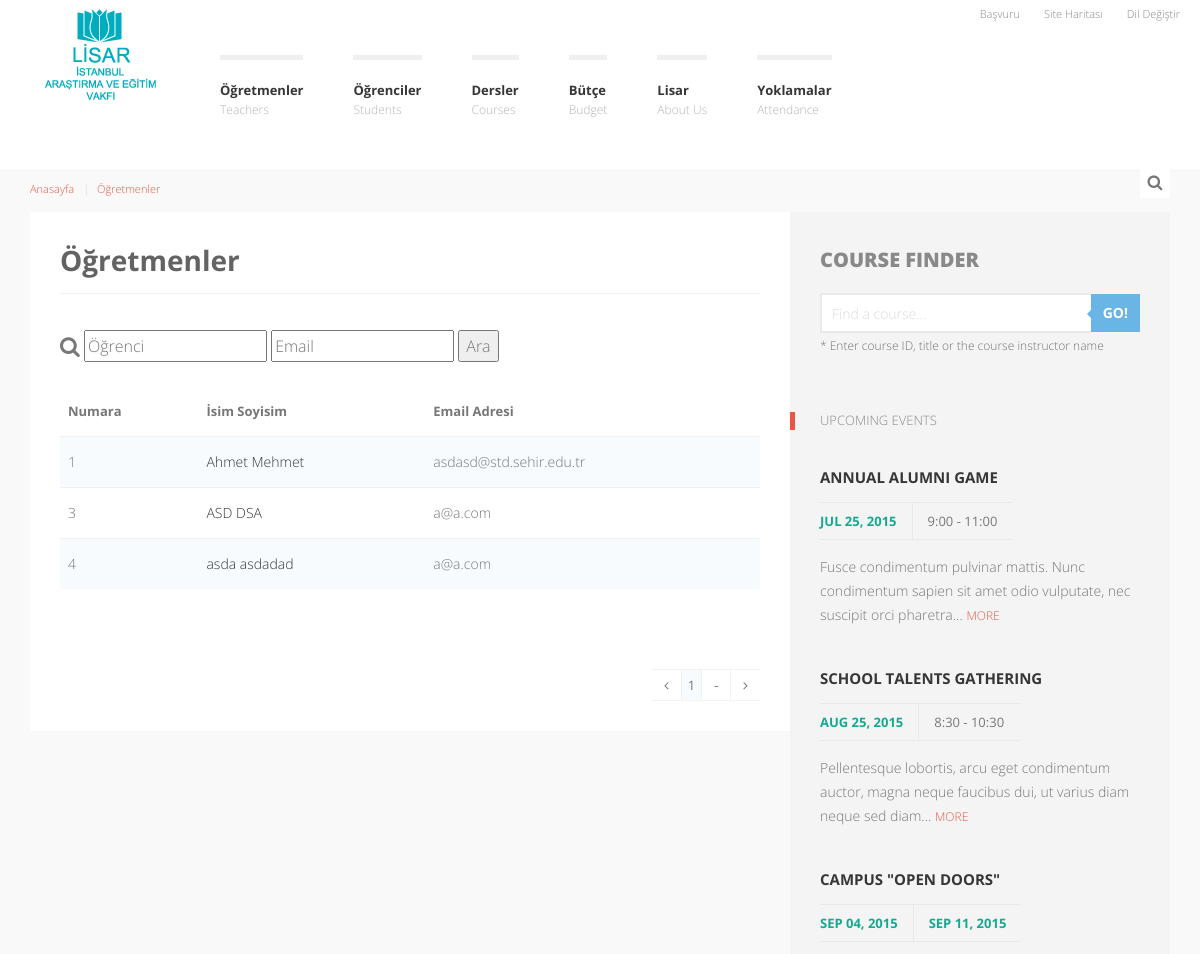
The page /teachers/ (upper part) on the database as committed earlier.
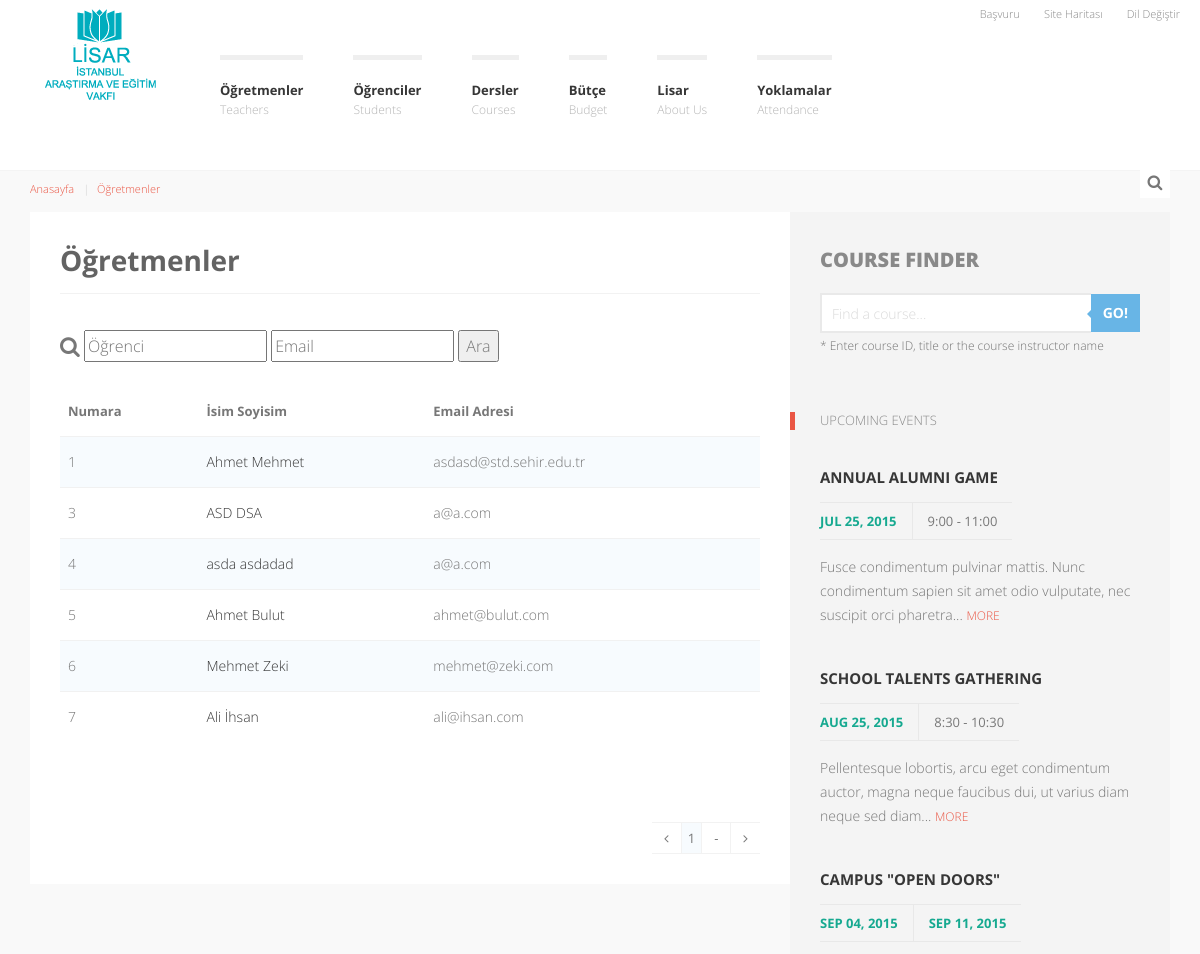
The same page on the database as committed later.
### baseApp/models.py (models this page shows, shortened)
class Teacher(models.Model):
    firstName = models.CharField(max_length=300, blank=True, null=True, verbose_name="İsim")
    lastName = models.CharField(max_length=300, blank=True, null=True, verbose_name="Soyisim")
    fullName =  models.CharField(max_length=300, blank=True, null=True)
    phoneRegex = RegexValidator(regex=r'^\+?1?\d{12}$',\
        message="Phone number must be entered in the format: '+999999999'. 12 digits allowed.")
    phoneNumber = models.CharField(validators=[phoneRegex], blank=True, max_length=13, verbose_name="Telefon")
    mailAddress = models.EmailField(blank=True, null=True, verbose_name="Email Adresi")
    school = models.ForeignKey(School, related_name="teachers", blank=True, null=True, verbose_name="Okul")
    department = models.CharField(max_length=300, choices = (('bilgisayar mühendisliği', 'Bilgisayar Mühendisliği'),\
                                                             ('kimya', 'Kimya')),\
        blank=True, null=True, verbose_name="Bölüm")
    status = models.CharField(max_length=30, choices = (('lisans', 'Lisans'), ('yüksek lisans', 'Yüksek Lisans'),
        ('doktora', 'Doktora')), blank=True, null=True, verbose_name="Statü")
    IBANRegex = RegexValidator(regex=r'^\w{2}\d{24}$',\
        message="IBAN must be entered in the format: 'TR999999999999999999999999'. 24 digits allowed.")
    IBAN = models.CharField(validators=[IBANRegex], max_length=26, blank=True, null=True, verbose_name="IBAN")
    profilePhoto = models.ImageField(upload_to='img/', blank=True, verbose_name="Fotoğraf")

### baseApp/views.py (the view)
# urls.py: url(r'^teachers/$', views.teachers, name='teachers'),
def teachers(request):
        if request.method == 'POST':
            fullName = request.POST['fullName']
            mailAdress = request.POST['mailAdress']
            teacherList = Teacher.objects.filter(fullName__contains=fullName,\
                                                 mailAddress__contains=mailAdress)
            paginator = Paginator(teacherList, 15)
            page = request.GET.get('page')
            try:
                teachers = paginator.page(page)
            except PageNotAnInteger:
                teachers = paginator.page(1)
            except EmptyPage:
                teachers = paginator.page(paginator.num_pages)
            context = {'teachers': teachers}
            return render(request,'teachers.html', context)
        else:
            teacherList = Teacher.objects.all()
            paginator = Paginator(teacherList, 15)
            page = request.GET.get('page')
            try:
                teachers = paginator.page(page)
            except PageNotAnInteger:
                teachers = paginator.page(1)
            except EmptyPage:
                teachers = paginator.page(paginator.num_pages)
            context = {'teachers': teachers}
            return render(request,'teachers.html', context)

### baseApp/templates/teachers.html (shortened to what the changed rows need)
{% extends "base.html" %}
{% load staticfiles %}
{% block body %}
<div id="k-body">
    <div class="container">
        <div class="row no-gutter">
            <div class="col-lg-8 col-md-8">
                <div class="col-padded">
                    <div class="row gutter">
                        <div class="col-lg-12 col-md-12">
                            <h1 class="page-title">Öğretmenler</h1>
                        </div>
                    </div>
                    <div class="row gutter">
                        <div class="col-lg-12 col-md-12">
                            <br>
                            <table class="table table-striped table-courses">
                                <thead>
                                    <tr>
                                        <th class="transform">Numara</th>
                                        <th class="transform">İsim Soyisim</th>
                                        <th class="transform">Email Adresi</th>
                                    </tr>
                                </thead>
                                <tbody>
                                {% for teacher in teachers %}
                                    <tr>
                                        <td>{{ teacher.pk }}</td>
                                        <td><a href="{% url "teacherDetails" pk=teacher.pk %}">
                                            {{ teacher.firstName }} {{ teacher.lastName}}</a>
                                        </td>
                                        <td>{{ teacher.mailAddress }}</td>
                                    </tr>
                                {% endfor %}
                                </tbody>
                            </table>
                        </div>
                    </div>
                </div>
            </div>
            <div id="k-sidebar" class="col-lg-4 col-md-4">
                <div class="col-padded col-shaded">
                    <ul class="list-unstyled clear-margins">
                        <li class="widget-container widget_course_search">
                            <h1 class="title-titan">Course Finder</h1>
                        </li>
                        <li class="widget-container widget_up_events">
                            <h1 class="title-widget">Upcoming Events</h1>
                            <ul class="list-unstyled">
                                <li class="up-event-wrap">
                                    <h1 class="title-median"><a href="#" title="Annual alumni game">Annual alumni game</a></h1>
                                </li>
                                <li class="up-event-wrap">
                                    <h1 class="title-median"><a href="#" title="School talents gathering">School talents gathering</a></h1>
                                </li>
                                <li class="up-event-wrap">
                                    <h1 class="title-median"><a href="#" title="School talents gathering">Campus "Open Doors"</a></h1>
                                </li>
                            </ul>
                        </li>
                    </ul>
                </div>
            </div>
        </div>
    </div>
</div>
{% endblock %}

Rows that differ between the two databases and show on the page:
added Teacher: pk "5", firstName "Ahmet", lastName "Bulut", mailAddress "ahmet@bulut.com"
added Teacher: pk "6", firstName "Mehmet", lastName "Zeki", mailAddress "mehmet@zeki.com"
added Teacher: pk "7", firstName "Ali", lastName "İhsan", mailAddress "ali@ihsan.com"
